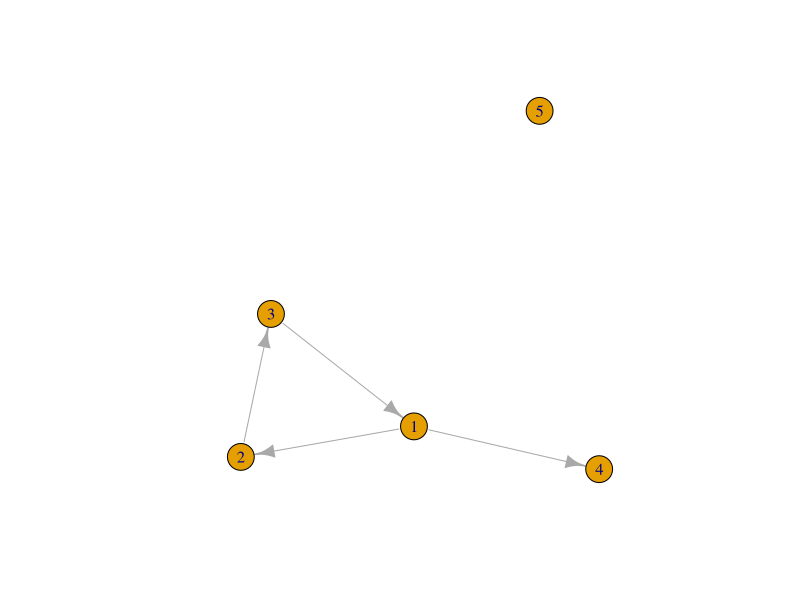

Here is the R script that generated this plot: (Note: this script raises an error after producing the figure.)
## ---- chunk 1
library(igraph)
library(tidyverse)
library(reshape2)
## ---- chunk 2
df <- read.csv("toy_name_generator_data.csv")
table(df$schoolnr)
df

## ---- chunk 3
cls <- "1a"
edge_list <- df %>% 
  filter(schoolnr == cls) %>% 
  select(namenr, friend1:friend2) %>% 
  melt(id.vars = "namenr") %>% #make long
  filter(!is.na(value)) %>% # drop the missings
  rename(from ="namenr", to = "value", sourcevar= "variable") %>% #just nice for interpretation
  relocate(to, .after=from) #move around the columns
edge_list
## ---- chunk 4
nodelist <- df %>% 
  filter(schoolnr == cls) %>% 
  select(namenr,age)

g1a <- graph_from_data_frame(edge_list, vertices = nodelist)
plot(g1a)
## ---- chunk 5
cls <- "2b"
edge_list <- df %>% 
  filter(schoolnr == cls) %>% 
  select(namenr, friend1:friend2) %>% 
  melt(id.vars = "namenr") %>% #make long
  filter(!is.na(value)) %>% # drop the missings
  rename(from ="namenr", to = "value", sourcevar= "variable") %>% #just nice for interpretation
  relocate(to, .after=from) #move around the columns
edge_list
## ---- chunk 6
nodelist <- df %>% 
  filter(schoolnr == cls) %>% 
  select(namenr,age)

g2b <- graph_from_data_frame(edge_list, vertices = nodelist) 

## ---- chunk 7
all_vertices <- append(edge_list$from, edge_list$to)
## ---- chunk 8
all_vertices <- unique(all_vertices) %>% 
  as.data.frame() %>% 
  rename(namenr = ".")
## ---- chunk 9

nodelist <- df %>% 
  filter(schoolnr == cls) %>% 
  select(namenr,age, schoolnr) %>% 
  merge(all_vertices, by = "namenr", all.y = T)

nodelist
## ---- chunk 10

nodelist <- nodelist %>% 
  replace_na(list(schoolnr = cls))

nodelist
## ---- chunk 11
g2b <- graph_from_data_frame(edge_list, vertices = nodelist) 
plot(g2b)
## ---- chunk 12

edge_list <- df %>% 
  select(namenr, friend1:friend2) %>% 
  melt(id.vars = "namenr") %>% #make long
  filter(!is.na(value)) %>% # drop the missings
  rename(from ="namenr", to = "value", sourcevar= "variable") %>% #just nice for interpretation
  relocate(to, .after=from) #move around the columns
edge_list

all_vertices <- append(edge_list$from, edge_list$to) %>% 
  unique() %>% 
  as.data.frame() %>% 
  rename(namenr = ".")


nodelist <- df %>% 
  select(namenr,age, schoolnr) %>% 
  merge(all_vertices, by = "namenr", all.y = T, all.x = T)

nodelist

## ---- chunk 13
df <- df %>% 
  mutate(id_pupil = paste0(schoolnr,namenr))
## ---- chunk 14
edge_list <- df %>% 
  select(id_pupil, schoolnr, friend1:friend2) %>% 
  melt(id.vars = c("id_pupil","schoolnr")) %>% #make long
  filter(!is.na(value)) %>% # drop the missings
  rename(from ="id_pupil", to = "value", sourcevar= "variable") %>% #just nice for interpretation
  relocate(to, .after=from) #move around the columns
edge_list


## ---- chunk 15
edge_list <- edge_list %>% 
  mutate(to = paste0(schoolnr,to))
edge_list
## ---- chunk 16
all_vertices <- append(edge_list$from, edge_list$to) %>% 
  unique() %>% 
  as.data.frame() %>% 
  rename(id_pupil = ".")


nodelist <- df %>% 
  select(id_pupil,age, schoolnr) %>% 
  merge(all_vertices, by = "id_pupil", all.y = T, all.x = T)

nodelist

## ---- chunk 17
g2 <- graph_from_data_frame(edge_list, vertices = nodelist) 
plot(g2, vertex.color = ifelse(V(g2)$schoolnr=="1a", "lightblue", "red"))
